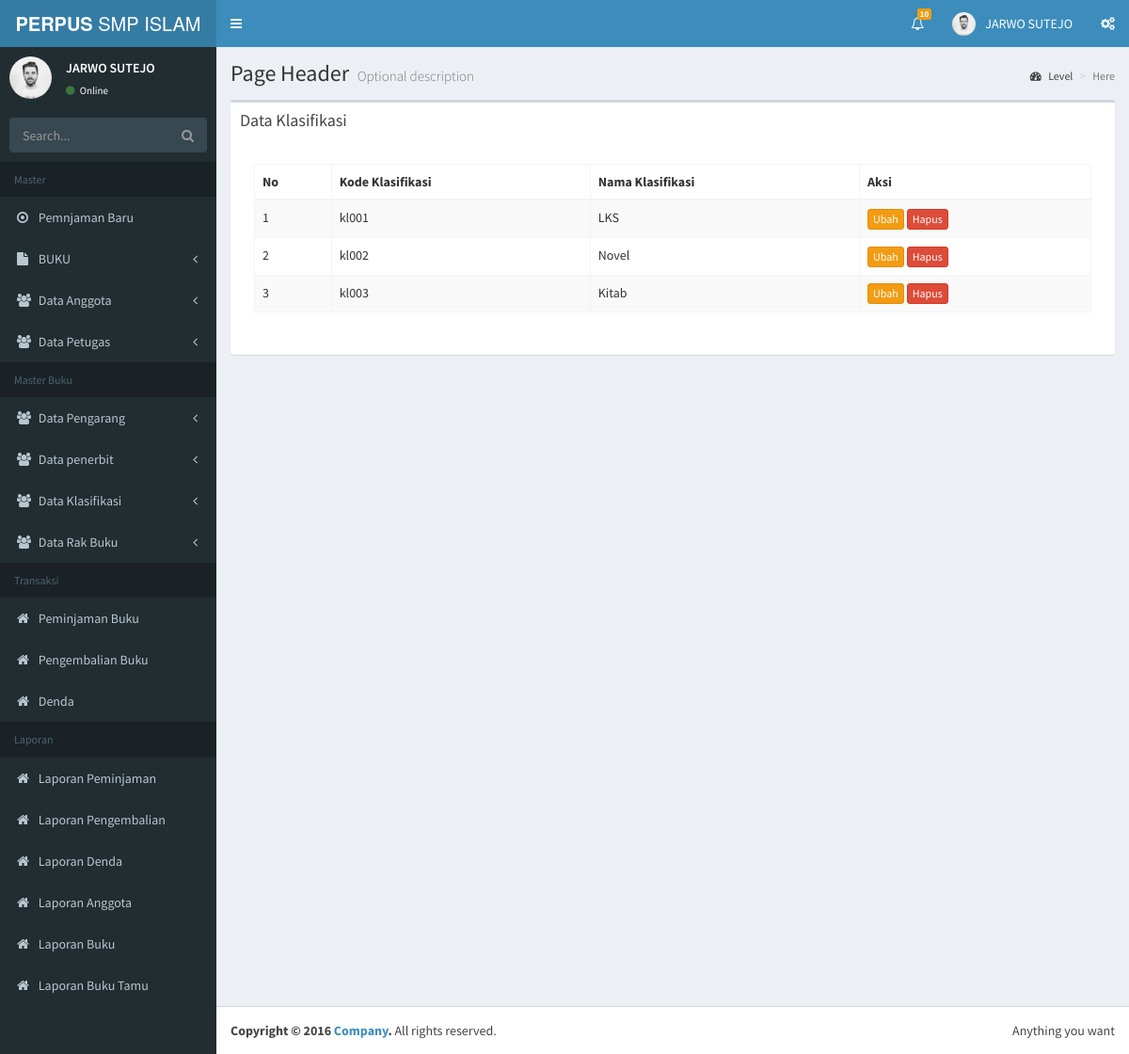
Screenshot of /pecahan/admin/index.php?page=klasifikasi&aksi=view (signed in) with the database file from the repository.
### tables this page shows
CREATE TABLE `klasifikasi` (
  `kd_klasifikasi` varchar(15) NOT NULL,
  `nama_klasifikasi` varchar(45) NOT NULL,
  PRIMARY KEY (`kd_klasifikasi`)
);

### pecahan/admin/klasifikasi/klasifikasi_view.php (the view, shortened to what this page needs)
<div class="box">
           <div class="box-header">
             <h3 class="box-title">Data Klasifikasi</h3>
           </div>
           <div class="box-body">
                                  <div class="panel-body">
                           <div class="table-responsive">
                               <table class="table table-striped table-bordered table-hover" id="klasifikasi">
                                   <thead>
                                       <tr>
                                           <th>No</th>
                                           <th>Kode Klasifikasi</th>
                                           <th>Nama Klasifikasi</th>
                                           <th>Aksi</th>
                                       </tr>
                                   </thead>
                                   <tbody>
                                   	<?php
                                   		$sql = mysql_query("SELECT * FROM klasifikasi");
                                   		$no = 1;
                                   		while ($tampil = mysql_fetch_array($sql)) {
                                   	 ?>
                                   	 	<tr>
                                   	 		<td><?php echo $no++; ?></td>
                                   	 		<td><?php echo $tampil['kd_klasifikasi']; ?></td>
                                               <td><?php echo $tampil['nama_klasifikasi']; ?></td>
                                               <td>
                                                   <a href="?page=klasifikasi&aksi=edit&id=<?php echo $tampil['kd_klasifikasi']; ?>"><button class="btn btn-warning btn-xs">Ubah</button></a>
                                                   <a onclick="return confirm('Yakin Ingin Menghapus ?')" href="?page=klasifikasi&aksi=hapus&id=<?php echo $tampil['kd_klasifikasi']; ?>"><button class="btn btn-danger btn-xs">Hapus</button></a>
                                               </td>
                                   	 	</tr>
                                   	 <?php } ?>
                                   </tbody>
                               </table>
                           </div>
                       </div>
                       </div>
                       </div>

### rows the page displays
klasifikasi: kd_klasifikasi "kl001", nama_klasifikasi "LKS"
klasifikasi: kd_klasifikasi "kl002", nama_klasifikasi "Novel"
klasifikasi: kd_klasifikasi "kl003", nama_klasifikasi "Kitab"

### other values shown
$_SESSION['nama'] "JARWO SUTEJO"
